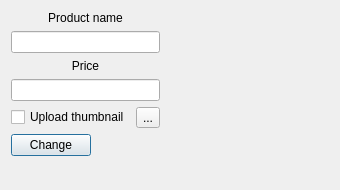
<?xml version="1.0" encoding="UTF-8"?>
<ui version="4.0">
 <class>EditProductDialog</class>
 <widget class="QDialog" name="EditProductDialog">
  <property name="geometry">
   <rect>
    <x>0</x>
    <y>0</y>
    <width>340</width>
    <height>190</height>
   </rect>
  </property>
  <property name="maximumSize">
   <size>
    <width>340</width>
    <height>190</height>
   </size>
  </property>
  <property name="windowTitle">
   <string>Edit</string>
  </property>
  <layout class="QFormLayout" name="formLayout">
   <item row="0" column="0">
    <layout class="QHBoxLayout" name="horizontalLayout_2">
     <item>
      <layout class="QVBoxLayout" name="verticalLayout">
       <item>
        <widget class="QLabel" name="label">
         <property name="text">
          <string>Product name</string>
         </property>
         <property name="alignment">
          <set>Qt::AlignCenter</set>
         </property>
         <property name="buddy">
          <cstring>label</cstring>
         </property>
        </widget>
       </item>
       <item>
        <widget class="QLineEdit" name="name_edit"/>
       </item>
       <item>
        <widget class="QLabel" name="label_2">
         <property name="text">
          <string>Price</string>
         </property>
         <property name="alignment">
          <set>Qt::AlignCenter</set>
         </property>
         <property name="buddy">
          <cstring>price_line</cstring>
         </property>
        </widget>
       </item>
       <item>
        <widget class="QLineEdit" name="price_line"/>
       </item>
       <item>
        <layout class="QHBoxLayout" name="horizontalLayout">
         <item>
          <widget class="QCheckBox" name="upload_checkbox">
           <property name="text">
            <string>Upload thumbnail</string>
           </property>
          </widget>
         </item>
         <item>
          <widget class="QToolButton" name="choose_image_button">
           <property name="text">
            <string>...</string>
           </property>
          </widget>
         </item>
        </layout>
       </item>
      </layout>
     </item>
     <item>
      <widget class="QLabel" name="image_preview">
       <property name="minimumSize">
        <size>
         <width>100</width>
         <height>100</height>
        </size>
       </property>
       <property name="maximumSize">
        <size>
         <width>200</width>
         <height>200</height>
        </size>
       </property>
       <property name="text">
        <string/>
       </property>
      </widget>
     </item>
    </layout>
   </item>
   <item row="1" column="0">
    <widget class="QPushButton" name="change_button">
     <property name="text">
      <string>Change</string>
     </property>
    </widget>
   </item>
  </layout>
 </widget>
 <resources/>
 <connections/>
</ui>
